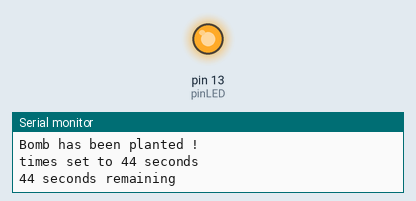
Simulated run of this sketch. Board: Arduino Uno, built with avr-gcc and run on an emulated ATmega328P. On the bench: output pins drawn as LEDs (lit = HIGH), the last lines printed to the serial monitor.

Above: at 0.25 s.
At 28.6 s:
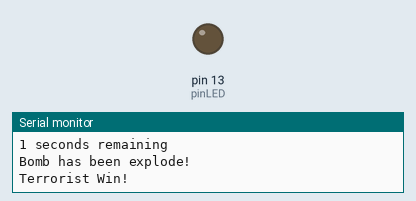
Timing chart, 0 to 43.7 s (numbered marks = the images above):
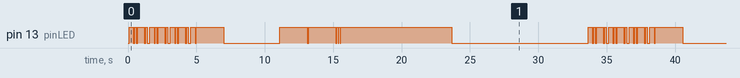

The sketch:

belajarLED.ino
```cpp
int pinLED = 13;

void setup() {
  pinMode(pinLED, OUTPUT);
  Serial.begin(9600);
  Serial.println("Bomb has been planted !");
  delay(100);
  Serial.println("times set to 44 seconds");
}

void loop() {
  digitalWrite(pinLED, HIGH);
  Serial.println("44 seconds remaining");
  delay(300);
  digitalWrite(pinLED, LOW);
  delay(100);
  digitalWrite(pinLED, HIGH);
  Serial.println("43 seconds remaining");
  delay(100);
  digitalWrite(pinLED, LOW);
  delay(100);
  digitalWrite(pinLED, HIGH);
  Serial.println("42 seconds remaining");
  delay(500);
  digitalWrite(pinLED, LOW);
  delay(100);
  digitalWrite(pinLED, HIGH);
  Serial.println("41 seconds remaining");
  delay(100);
  digitalWrite(pinLED, LOW);
  delay(200);
  digitalWrite(pinLED, HIGH);
  Serial.println("40 seconds remaining");
  delay(300);
  digitalWrite(pinLED, LOW);
  delay(100);
  digitalWrite(pinLED, HIGH);
  Serial.println("39 seconds remaining");
  delay(100);
  digitalWrite(pinLED, LOW);
  delay(100);
  digitalWrite(pinLED, HIGH);
  Serial.println("38 seconds remaining");
  delay(500);
  digitalWrite(pinLED, LOW);
  delay(100);
  digitalWrite(pinLED, HIGH);
  Serial.println("37 seconds remaining");
  delay(100);
  digitalWrite(pinLED, LOW);
  delay(200);
  digitalWrite(pinLED, HIGH);
  Serial.println("36 seconds remaining");
  delay(300);
  digitalWrite(pinLED, LOW);
  delay(100);
  digitalWrite(pinLED, HIGH);
  Serial.println("35 seconds remaining");
  delay(100);
  digitalWrite(pinLED, LOW);
  delay(100);
  digitalWrite(pinLED, HIGH);
  Serial.println("34 seconds remaining");
  delay(500);
  digitalWrite(pinLED, LOW);
  delay(100);
  digitalWrite(pinLED, HIGH);
  Serial.println("33 seconds remaining");
  delay(100);
  digitalWrite(pinLED, LOW);
  delay(200);
  digitalWrite(pinLED, HIGH);
  Serial.println("32 seconds remaining");
  delay(300);
  digitalWrite(pinLED, LOW);
  delay(100);
  digitalWrite(pinLED, HIGH);
  Serial.println("31 seconds remaining");
  delay(2000);
  digitalWrite(pinLED, LOW);
  delay(100);
  Serial.println("Counter-Terrorist Trying to defuse.");
  delay(3000);
  Serial.println("Time skipped, failed defuse!");
  delay(1000);
  digitalWrite(pinLED, HIGH);
  Serial.println("10 seconds remaining");
  delay(2000);
  digitalWrite(pinLED, LOW);
  Serial.println("8 seconds remaining");
  delay(100);
  digitalWrite(pinLED, HIGH);
  Serial.println("7 seconds remaining");
  delay(2000);
  digitalWrite(pinLED, LOW);
  Serial.println("6 seconds remaining");
  delay(50);
  digitalWrite(pinLED, HIGH);
  Serial.println("5 seconds remaining");
  delay(100);
  digitalWrite(pinLED, LOW);
  Serial.println("4 seconds remaining");
  delay(50);
  digitalWrite(pinLED, HIGH);
  Serial.println("3 seconds remaining");
  delay(100);
  digitalWrite(pinLED, LOW);
  Serial.println("2 seconds remaining");
  delay(50);
  digitalWrite(pinLED, HIGH);
  Serial.println("1 seconds remaining");
  delay(100);
  digitalWrite(pinLED, HIGH);
  Serial.println("Bomb has been explode!");
  delay(3000);
  Serial.println("Terrorist Win!");
  delay(5000);
  digitalWrite(pinLED, LOW);
  delay(10000);
}
```

Measured:
- by itself, pin 13 (pinLED): moves between LOW and HIGH, repeating every 33.6 s
- by itself, everything shown: repeats every 33.6 s, in 38 steps
